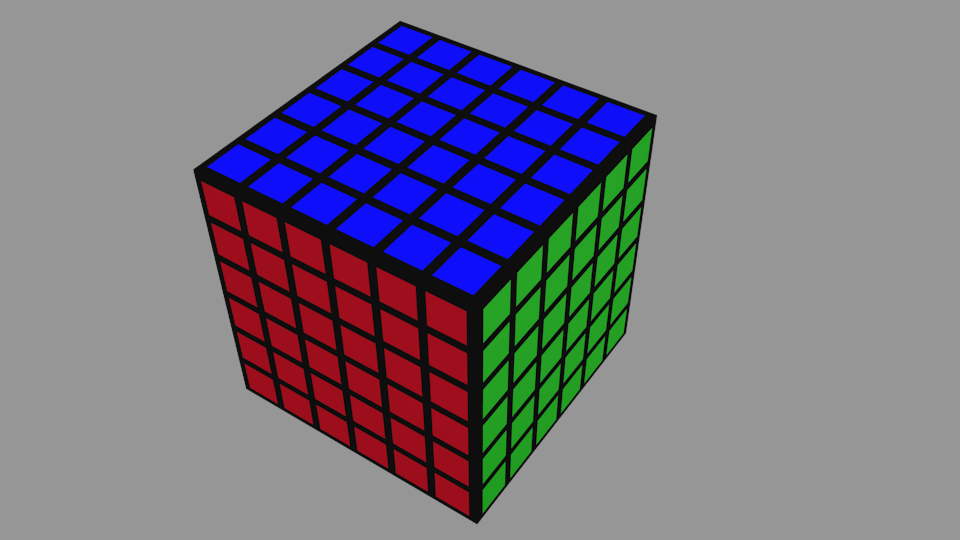
#> input picture images/Cube_6x6_Camera_0.png, 960 x 540 px
$ python cube_cam_calib.py   (older library calls are emulated)
#> lines starting #> are read from the running program, lines starting #| are printed output that depends on the picture; after the words box and inside, x2 and y2 are one past the last pixel; in counts of white or black regions, pixels touching at a corner belong together
#> further down, image is the input picture: shape (540, 960, 3); mean B, G, R 130.7, 115.5, 119.5
#
# Check triangulation points from several images (several 2d to 3d) by usung a color rendered 3d cube
# TODO:
# Add points cross check on each plane
# Add support images where are two sides of a box
# Add the some order for each side of a box. Now the some for each box an image
# если у стороны найдено точек меньше чем требуется, то точки не добавлять, но не прерывать
# верх имеет минимум У, который больше минимума следующеей стороный на величину не меньшую чем четверть разницы минимума и максимума У
# если несколько сторон имеют минимум с разницой меньше чем четверть У стороны, то верх не видно и считать, что видны только левая и правая стороны и различать их по минимуму Х и сортировать только слева направо
# если несколько максимумов У у верхей стороны, то значит на рисунке видны всего две стороны и тогда считать верх ровной стороной и сортировать только слева направо
# если видна больше чем одна сторона, то
# если верх ровная сторона, то нижнюю тоже считать ровной и сортировать только слева направо
# если верх не ровная сторона, то левая сторона будет та у которой левый верх выше чем правый верх а у правой наоборот

import numpy as np
# import scipy
import cv2
from matplotlib import pyplot as plt
# import mpl_toolkits.mplot3d as plt3d
# import random


# find and order points between the begging and the end points
def points_on_line(line, pnts, limit, sort_by_y=0):
    on_line = []
    p2p1 = line[1] - line[0]
    norm_p2p1 = np.linalg.norm(p2p1)
    if norm_p2p1 != 0:
        for k, p in enumerate(pnts):
            on_line.append([k, round(abs(np.cross(p2p1, p-line[0]) / norm_p2p1), 3), p[0], p[1]])
        # sort all points by distance to a line
        on_line.sort(key=lambda x: x[1])
        # get the first n
        on_line = on_line[:limit]
        #  sort points by y val
        if sort_by_y==0:
            on_line.sort(key=lambda x: x[3], reverse=True)
        else:
            on_line.sort(key=lambda x: x[2], reverse=True)
    return on_line

# find and order points on a side
def points_on_plane(corners, pnts, points_in_line, side_name):
    columns = np.zeros((points_in_line, points_in_line, 2), dtype=np.int)
    # check if enough info about corners: remove duplicates and check new array size if any more or equal zero
    corners_0 = list(set(corners))
    if(min(corners) >= 0 and len(corners_0) == 4):
        left_bottom_indx, left_top_indx, right_bottom_indx, right_top_indx = corners
        # print("for the {} side: left_bot:{} left_top:{} right_bot:{} right_top{}".format(side_name, pnts[left_bottom_indx], pnts[left_top_indx], pnts[right_bottom_indx], pnts[right_top_indx]))
        # find points between a left top point and left bottom point
        is_y_ord = 0
        if side_name == "right":
            line_last = points_on_line([pnts[left_bottom_indx], pnts[left_top_indx]], pnts, points_in_line, is_y_ord)
            line_0 = points_on_line([pnts[right_bottom_indx], pnts[right_top_indx]], pnts, points_in_line, is_y_ord)
            is_y_ord = 1
        else:
            line_0 = points_on_line([pnts[left_bottom_indx], pnts[left_top_indx]], pnts, points_in_line, is_y_ord)
            line_last = points_on_line([pnts[right_bottom_indx], pnts[right_top_indx]], pnts, points_in_line, is_y_ord)

        # if side_name == "right":
        #     is_y_ord += 1
        # print("line_last=", line_last)
        # find all points between the first and the last columns as rows
        for m in range(points_in_line):
            columns[0, m] = pnts[line_0[m][0]]
            columns[points_in_line - 1, m] = pnts[line_last[m][0]]
            line = points_on_line([columns[0, m], columns[points_in_line - 1, m]], pnts, points_in_line, is_y_ord)
            # print("i:{} len:{}".format(m, len(line)), "line: ".join('{}'.format(i) for i in line))
            for j in range(points_in_line):
                columns[j, m] = pnts[line[j][0]]
        # add the some for columns and then compare as a test!!!!!!!!!!!!!
    else:
        print("Corners error on a side:", side_name)
    # print(columns[0, 0], columns[0, 5], columns[5, 5])
    return columns

def color_box_to_2d_points(im, dots):
#> called with dots = 6
    number_of_dots = dots**2 # total number of dots on each cube side
    # Define filters colors
    colors = {
        'blue': ([110, 70, 70], [140, 255, 255]), # ok
        'cyan':([90, 60, 70], [100, 255, 255]),
        'yellow': ([150, 60, 70], [160, 255, 255]), # ok
        'pink': ([20, 60, 70], [30, 255, 255]), # ok
        'red': ([160, 60, 70], [180, 255, 255]),  # ok
        'green': ([30, 60, 70], [100, 255, 255]),  #ok
        }
    #  ordered corners
    pts_all = []
    #  unordered corners
    pts_2d = []
    pts_minmax_xy = []
    # create mask for image
    mask = np.zeros(image.shape, dtype=np.uint8)
    im = cv2.bilateralFilter(image, 9, 75, 75)
    im = cv2.fastNlMeansDenoisingColored(im, None, 10, 10, 7, 21)
    hsv_img = cv2.cvtColor(im, cv2.COLOR_BGR2HSV)   # HSV image
#> hsv_img: shape (540, 960, 3); mean H, S, V 32.3, 49.8, 142.8
    open_kernel = cv2.getStructuringElement(cv2.MORPH_RECT, (5, 5))
    close_kernel = cv2.getStructuringElement(cv2.MORPH_RECT, (1, 1))
    # detect each side by a color filter
    for color, (lower, upper) in colors.items():
        lower = np.array(lower, dtype=np.uint8)
        upper = np.array(upper, dtype=np.uint8)
        color_mask = cv2.inRange(hsv_img, lower, upper)
        color_mask = cv2.morphologyEx(color_mask, cv2.MORPH_OPEN, open_kernel, iterations=1)
        color_mask = cv2.morphologyEx(color_mask, cv2.MORPH_CLOSE, close_kernel, iterations=5)
        color_mask = cv2.merge([color_mask, color_mask, color_mask])
        thresh = cv2.cvtColor(color_mask, cv2.COLOR_BGR2GRAY)
        # find contours for each point on a side
        conts = cv2.findContours(thresh, cv2.RETR_EXTERNAL, cv2.CHAIN_APPROX_SIMPLE)[0]
        if len(conts) > 3:
            print(color, len(conts))
        if len(conts) == number_of_dots:
            ps = []
            for cnt in conts:
                x, y, w, h = cv2.boundingRect(cnt)
                tmp = [x + w / 2, y + h / 2]
                ps.append(np.array(tmp, dtype=np.int))
            # print(len(pts))
            ps = np.array(ps)
            pts_2d.append(ps)
            # find min amd max coordinate values for a side
            pts_minmax_xy.append(np.array([np.amin(ps, axis=0), np.amax(ps, axis=0)]).reshape(1, 4).squeeze())
            # create a mask for color filters visual testing
            mask = cv2.bitwise_or(mask, color_mask)
        else:
            if len(conts) > 4:
                print("Wrong numbers of dots for a plane:", color, len(conts))
                return False, np.array(pts_all), mask
#> this loop made 6 passes
#| blue 36
#| red 36
#| green 36
#> pass 1, in color_box_to_2d_points, `color_mask = cv2.inRange(hsv_img, lower, upper)`:
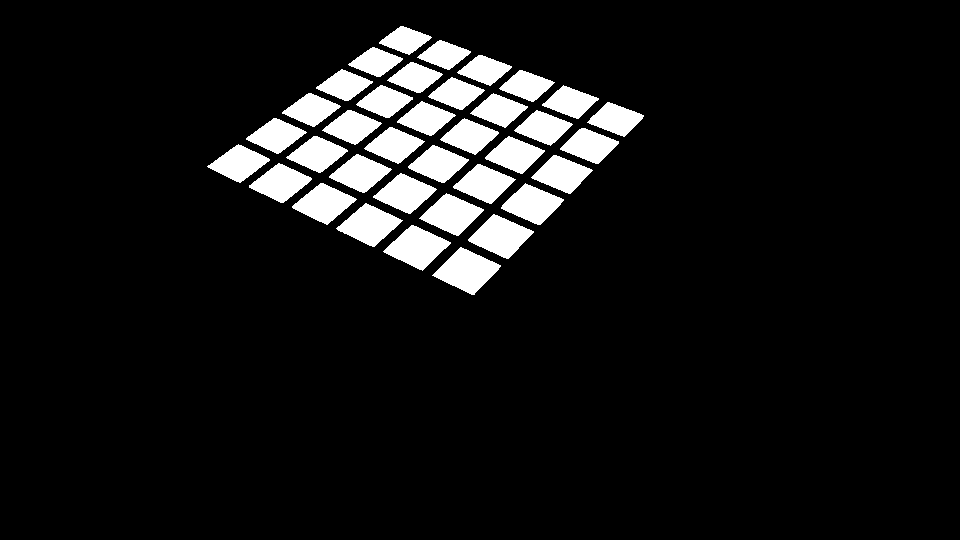
#> color_mask: shape (540, 960); 8.5% white; 36 white regions, largest, box (x1, y1, x2, y2) and area: (432, 247, 501, 295) 1772, (383, 225, 451, 271) 1659, (468, 214, 534, 259) 1615
#> pass 1, in color_box_to_2d_points, `color_mask = cv2.morphologyEx(color_mask, cv2.MORPH_OPEN, open_kernel,..`:
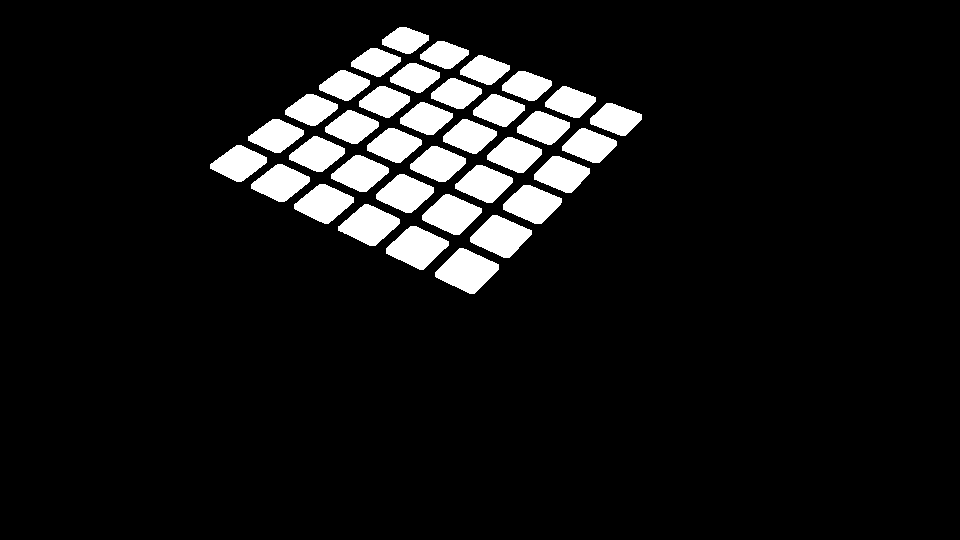
#> color_mask: shape (540, 960); 8.3% white; 36 white regions, largest, box (x1, y1, x2, y2) and area: (435, 248, 499, 294) 1754, (386, 226, 449, 270) 1642, (470, 215, 532, 258) 1599
#> after the loop:
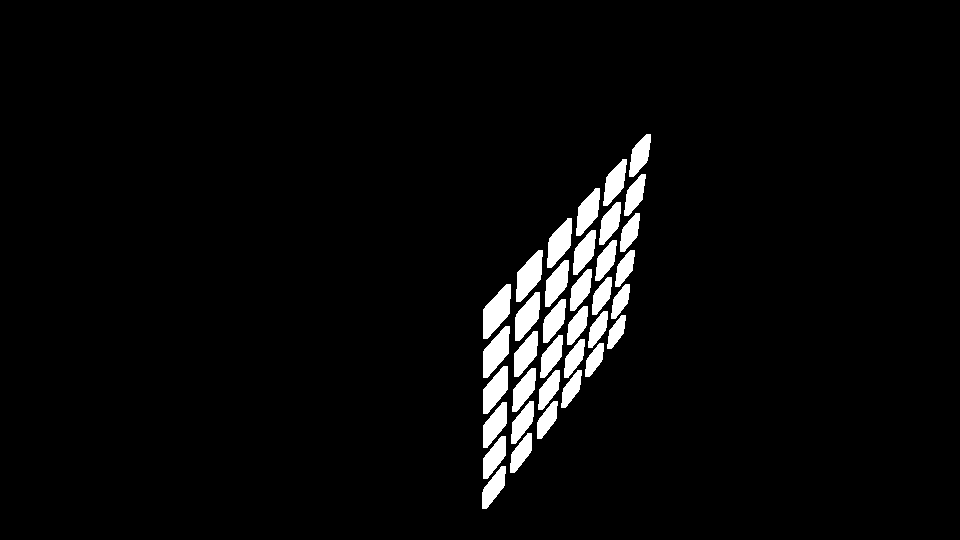
#> thresh: shape (540, 960); 3.9% white; 36 white regions, largest, box (x1, y1, x2, y2) and area: (483, 284, 511, 339) 923, (516, 250, 543, 302) 826, (483, 326, 510, 378) 814
#> after the loop, pts_2d = 3 items; pts_minmax_xy = [[238, 40, 616, 271], [221, 206, 452, 494], [494, 155, 640, 487]]
    pts_2d = np.array(pts_2d, dtype=np.int)
    if len(pts_minmax_xy) == 0:
        print("Not detected any dots on a cube")
        return False, np.array(pts_all), mask
    pts_minmax_xy = np.array(pts_minmax_xy)
    # detect the top, the left and the right side indexes in unordered array
    top_plane_indx = np.argmin(pts_minmax_xy[:, 1])
#> top_plane_indx = 0
    left_plane_indx = np.argmin(pts_minmax_xy[:, 0])
#> left_plane_indx = 1
    right_plane_indx = np.argmax(pts_minmax_xy[:, 0])
#> right_plane_indx = 2
    # only for boxes where we can detect three sides
    if len(pts_minmax_xy) == 3:
        # print("can see tree cube sides")
        # print("top side has index=", top_plane_indx)
        # detect box top plane points
        top_pts = pts_2d[top_plane_indx]
#> top_pts = 36 pairs, first value 238 to 616, second value 40 to 271
        # left bottom has min x, left top has min y (y on a picture from top to down), right bottom has max y, right top has max x
        # top_corners =[left_bottom_indx, left_top_indx, right_bottom_indx, right_top_indx]
        top_corners = [np.argmin(top_pts[:, 0]), np.argmin(top_pts[:, 1]), np.argmax(top_pts[:, 1]), np.argmax(top_pts[:, 0])]
#> top_corners = [13, 35, 0, 22]
        # add all points on line between the first and the last elements
        pts_all.append(points_on_plane(top_corners, top_pts, number_of_line_dots, "top"))
#> in points_on_plane, `corners_0 = list(set(corners))`: corners_0 = [0, 35, 13, 22]
#> in points_on_plane, `left_bottom_indx, left_top_indx, right_bottom_indx, right_top_indx = c..`: left_bottom_indx = 13; left_top_indx = 35; right_bottom_indx = 0; right_top_indx = 22
#> in points_on_line, `p2p1 = line[1] - line[0]`: p2p1 = [167, -123]
#> in points_on_line, `norm_p2p1 = np.linalg.norm(p2p1)`: norm_p2p1 = 207.4
#> the loop in points_on_line, `for k, p in enumerate(pnts):` made 36 passes
#> p on passes 1 to 8: [467, 271], [417, 248], [501, 236], [369, 225], [452, 214], [532, 204], [324, 204], [405, 193]
#> after the loop in points_on_line, `for k, p in enumerate(pnts):`: on_line = 36 items, first 6: [0, 222.8, 467, 271], [1, 174.6, 417, 248], [2, 214.7, 501, 236], [3, 127.6, 369, 225], [4, 168, 452, 214], [5, 207.4, 532, 204]
#> in points_on_line, `on_line = on_line[:limit]`: on_line = [[13, 0, 238, 163], [35, 0, 405, 40], [30, 0.058, 344, 85], [33, 0.516, 376, 62], [25, 0.617, 311, 110], [19, 0.796, 276, 136]]
#> in points_on_plane, `line_0 = points_on_line([pnts[left_bottom_indx], pnts[left_top_indx]],..`: line_0 = [[13, 0, 238, 163], [19, 0.796, 276, 136], [25, 0.617, 311, 110], [30, 0.058, 344, 85], [33, 0.516, 376, 62], [35, 0, 405, 40]]
#> the loop in points_on_line (call 2), `for k, p in enumerate(pnts):` made 36 passes
#> in points_on_plane, `line_last = points_on_line([pnts[right_bottom_indx], pnts[right_top_in..`: line_last = [[0, 0, 467, 271], [2, 0.221, 501, 236], [5, 0.484, 532, 204], [10, 0.061, 562, 174], [16, 1.08, 589, 145], [22, 0, 616, 119]]
#> the loop in points_on_plane, `for m in range(points_in_line):` made 6 passes
#> (p2p1 in points_on_line, norm_p2p1 in points_on_line) on passes 1 to 6: ([229, 108], 253.2), ([225, 100], 246.2), ([221, 94], 240.2), ([218, 89], 235.5), ([213, 83], 228.6), ([211, 79], 225.3)

        # order points on the left side!!!!!
        left_pts = pts_2d[left_plane_indx]
#> left_pts = 36 pairs, first value 221 to 452, second value 206 to 494
        # _corners = [left_bottom_indx, left_top_indx, right_bottom_indx, right_top_indx]
        # right bottom has max y
        left_corners = [-1, -1, np.argmax(left_pts[:, 1]), -1]
#> left_corners = [-1, -1, 0, -1]
        # try detect as nearest to top side left bottom and top side right bottom points
        left_left_top_indx = [1000000, -1, -1, -1]
        left_right_top_indx = [1000000, -1, -1, -1]
        for i, var in enumerate(left_pts):
            # right top of the left side close to right bottom of the top side
            dist_right = abs(np.linalg.norm(top_pts[top_corners[2]] - var))
            # left top of the left side close to  left bottom of the top side
            dist_left = abs(np.linalg.norm(top_pts[top_corners[0]] - var))
            if dist_left < left_left_top_indx[0]:
                left_left_top_indx = [dist_left, i, var[0], var[1]]
            if dist_right < left_right_top_indx[0]:
                left_right_top_indx = [dist_right, i, var[0], var[1]]
#> this loop made 36 passes
#> (dist_right, dist_left, left_left_top_indx, left_right_top_indx) on passes 1 to 2: (223.5, 394.2, [394.2, 0, 452, 494], [223.5, 0, 452, 494]), (207.7, 353.3, [353.3, 1, 411, 471], [207.7, 1, 411, 471])
        left_corners[1] = left_left_top_indx[1]
        left_corners[3] = left_right_top_indx[1]
        # left botton is the closest to opposite point of the right top by the center
        # find the cetre of side
        center = np.median(np.array([left_pts[left_left_top_indx[1]], left_pts[left_corners[2]]]).T, axis=1).astype(np.int)
#> center = [336, 350]
        m_2 = left_pts[left_right_top_indx[1]] - center
#> m_2 = [110, -32]
        # find a point oposite to the top left corner
        left_left_bottom_test = center - m_2
#> left_left_bottom_test = [226, 382]
        left_left_bottom_indx = [1000000, -1, -1, -1]
        for i, var in enumerate(left_pts):
            dist_left = abs(np.linalg.norm(left_left_bottom_test - var))
            if dist_left < left_left_bottom_indx[0]:
                left_left_bottom_indx = [dist_left, i, var[0], var[1]]
#> this loop made 36 passes
#> (dist_left, left_left_bottom_indx) on passes 1, 2, 4, 7, 10, 13: (252.2, [252.2, 0, 452, 494]), (205.3, [205.3, 1, 411, 471]), (158.9, [158.9, 3, 371, 447]), (115.3, [115.3, 6, 333, 425]), (73.38, [73.38, 9, 296, 404]), (35.06, [35.06, 12, 261, 384])
        left_corners[0] = left_left_bottom_indx[1]
        pts_all.append(points_on_plane(left_corners, left_pts, number_of_line_dots, "front"))
#> the loop in points_on_plane (call 2), `for m in range(points_in_line):` made 6 passes
#> (p2p1 in points_on_line, norm_p2p1 in points_on_line) on passes 1 to 6: ([191, 110], 220.4), ([197, 111], 226.1), ([204, 113], 233.2), ([210, 113], 238.5), ([218, 113], 245.5), ([225, 112], 251.3)

        # order points on the right side!!!
        right_pts = pts_2d[right_plane_indx]
#> right_pts = 36 pairs, first value 494 to 640, second value 155 to 487
        #  the left bottom has max y
        # _corners = [left_bottom_indx, left_top_indx, right_bottom_indx, right_top_indx]
        right_corners = [np.argmax(right_pts[:, 1]), -1, -1, -1]
#> right_corners = [0, -1, -1, -1]
        # try detect as nearest to top side right bottom and top side right top points
        right_left_top_indx = [1000000, -1, -1, -1]
        right_right_top_indx = [1000000, -1, -1, -1]
        for i, var in enumerate(right_pts):
            dist_left = abs(np.linalg.norm(top_pts[top_corners[2]] - var))
            dist_right = abs(np.linalg.norm(top_pts[top_corners[3]] - var))
            if dist_left < right_left_top_indx[0]:
                right_left_top_indx = [dist_left, i, var[0], var[1]]
            if dist_right < right_right_top_indx[0]:
                right_right_top_indx = [dist_right, i, var[0], var[1]]
#> this loop made 36 passes
#> (dist_left, dist_right, right_left_top_indx, right_right_top_indx) on passes 1, 2, 4: (217.7, 387.7, [217.7, 0, 494, 487], [387.7, 0, 494, 487]), (187.9, 359.3, [187.9, 1, 494, 457], [359.3, 1, 494, 457]), (156.5, 329.1, [156.5, 3, 495, 425], [329.1, 3, 495, 425])
        right_corners[1] = right_left_top_indx[1]
        right_corners[3] = right_right_top_indx[1]
        # left botton is the closest to opposite point of the left top by the center
        center = np.median(np.array([right_pts[right_right_top_indx[1]], right_pts[right_corners[0]]]).T, axis=1).astype(np.int)
#> center = [567, 321]
        m_2 = center - right_pts[right_left_top_indx[1]]
#> m_2 = [70, 10]
        right_right_bottom_test = center + m_2
#> right_right_bottom_test = [637, 331]
        right_right_bottom_indx = [1000000, -1, -1, -1]
        for i, var in enumerate(right_pts):
            dist_bot = abs(np.linalg.norm(right_right_bottom_test - var))
            if dist_bot < right_right_bottom_indx[0]:
                right_right_bottom_indx = [dist_bot, i, var[0], var[1]]
#> this loop made 36 passes
#> (dist_bot, right_right_bottom_indx) on passes 1, 2, 3, 5, 7, 11, 16: (211.6, [211.6, 0, 494, 487]), (190.6, [190.6, 1, 494, 457]), (168.3, [168.3, 2, 521, 453]), (126.6, [126.6, 4, 547, 420]), (87.86, [87.86, 6, 571, 389]), (51.87, [51.87, 10, 594, 360]), (21.02, [21.02, 15, 616, 332])
        right_corners[2] = right_right_bottom_indx[1]
        # print(right_corners, number_of_line_dots)
        pts_all.append(points_on_plane(right_corners, right_pts, number_of_line_dots, "right"))
        print("Done!")
    return True, np.array(pts_all), mask

if __name__ == '__main__':
    im_pathes = [
        'images/Cube_6x6_Camera_0.png',
        'images/Cube_6x6_Camera_1.png',
        # 'images/Cube_6x6_Camera_2.png',
        # 'images/Cube_6x6_Camera_3.png',
        ]
    cenral_pt_loc = []
    number_of_line_dots = 6 # total number of dots on each cube side line
    ready = []
    for im_path in im_pathes:
        pts_p = []
        image = cv2.imread(im_path)
        if not image is None:
            ret, pts_2d_eval, im_mask = color_box_to_2d_points(image, number_of_line_dots)
#> ret = True
            if ret:
                fig = plt.figure(figsize=(10, 10)) #
                fig.canvas.set_window_title(im_path)
                # Display detected points on image
                for p in range(len(pts_2d_eval)):
                    for l in range(len(pts_2d_eval[p])):
                        if np.any(pts_2d_eval[p, l]):
                            for i in range(len(pts_2d_eval[p][l])):
                                cv2.putText(image, str(l)+str(i), (pts_2d_eval[p, l, i][0]-20, pts_2d_eval[p, l, i][1]), cv2.FONT_HERSHEY_SIMPLEX, 0.6, (199, 199, 199), 2)
                                cv2.circle(image, (pts_2d_eval[p, l, i][0], pts_2d_eval[p, l, i][1]), 4, (255, 255, 255), -1)
                                cv2.circle(image, (pts_2d_eval[p, l, i][0], pts_2d_eval[p, l, i][1]), 2, (0, 0, 0), -1)
#> this loop made 3 passes
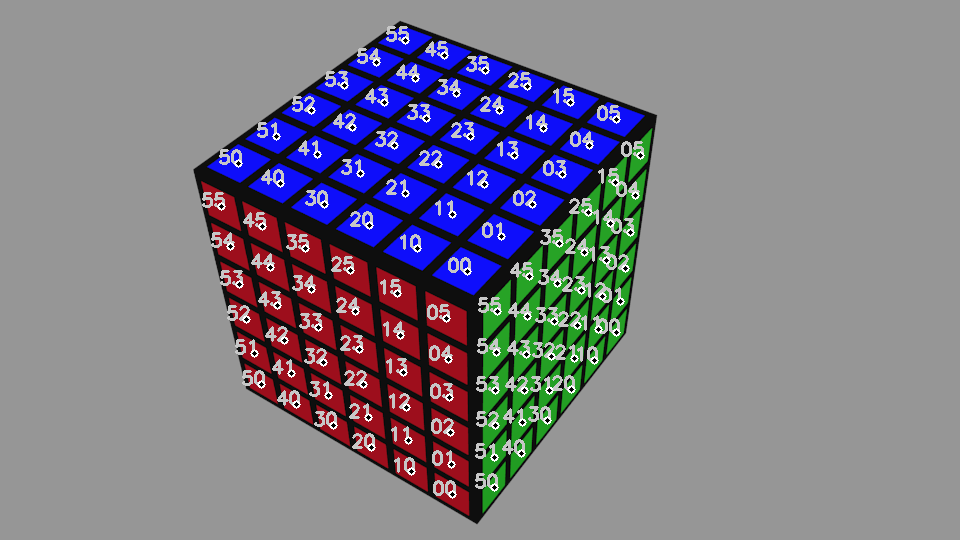
#> image: shape (540, 960, 3); 4.33% of pixels changed, all inside (x1, y1, x2, y2) = (202, 26, 645, 499)
                fp = fig.add_subplot()
                fp.imshow(cv2.cvtColor(image, cv2.COLOR_BGR2RGB))
            else:
                print("Error detect some points!")
                fig = plt.figure() #figsize=(12, 4)
                fig.canvas.set_window_title(im_path)
                p_0 = fig.add_subplot(121)
                p_0.imshow(cv2.cvtColor(image, cv2.COLOR_BGR2RGB))
                p_1 = fig.add_subplot(122)
                p_1.imshow(cv2.cvtColor(im_mask, cv2.COLOR_BGR2RGB))
        else:
            print("Can not open file: ", im_path)
        np.save(im_path+'_2d.npy', pts_2d_eval)
    plt.show()
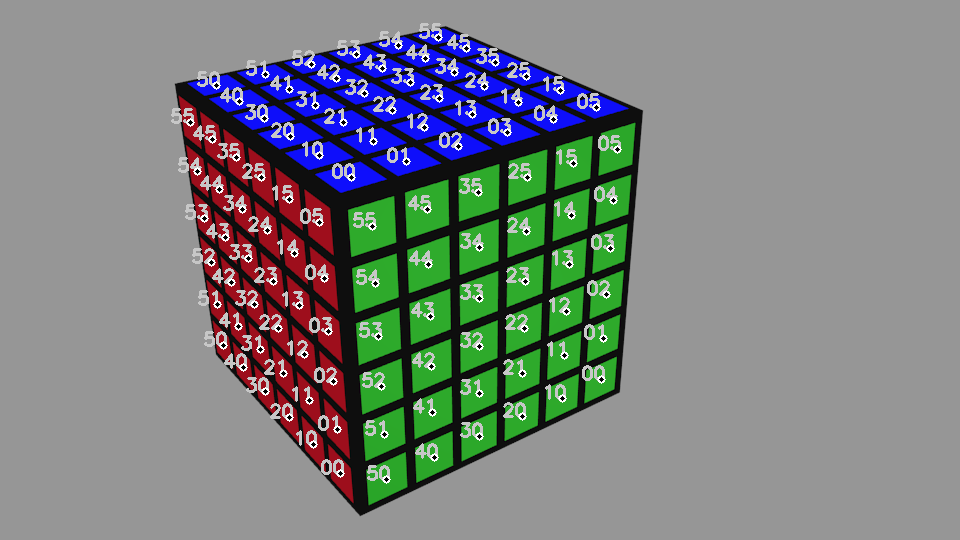
#> shown: shape (540, 960, 3); mean R, G, B 121.9, 127.3, 126.4
